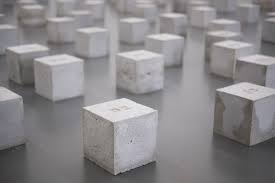
#> input picture Tracking/corners.jpg, 275 x 183 px
$ python threshold.py --input ../Tracking/corners.jpg
#> lines starting #> are read from the running program, lines starting #| are printed output that depends on the picture
from __future__ import print_function
import cv2 as cv
import argparse
max_value = 255
max_type = 4
max_binary_value = 255
trackbar_type = 'Type: \n 0: Binary \n 1: Binary Inverted \n 2: Truncate \n 3: To Zero \n 4: To Zero Inverted'
trackbar_value = 'Value'
window_name = 'Threshold Demo'
def Threshold_Demo(val):
    #0: Binary
    #1: Binary Inverted
    #2: Threshold Truncated
    #3: Threshold to Zero
    #4: Threshold to Zero Inverted
    threshold_type = cv.getTrackbarPos(trackbar_type, window_name)
    threshold_value = cv.getTrackbarPos(trackbar_value, window_name)
    _, dst = cv.threshold(src_gray, threshold_value, max_binary_value, threshold_type )
    cv.imshow(window_name, dst)

parser = argparse.ArgumentParser(description='Code for Basic Thresholding Operations tutorial.')
parser.add_argument('--input', help='Path to input image.', default='stuff.jpg')
args = parser.parse_args()
src = cv.imread(cv.samples.findFile(args.input))
#> src is the input picture: shape (183, 275, 3); mean B, G, R 137.5, 135.2, 137.6
if src is None:
    print('Could not open or find the image: ', args.input)
    exit(0)

# Convert the image to Gray
src_gray = cv.cvtColor(src, cv.COLOR_BGR2GRAY)
cv.namedWindow(window_name)
cv.createTrackbar(trackbar_type, window_name , 3, max_type, Threshold_Demo)
# Create Trackbar to choose Threshold value
cv.createTrackbar(trackbar_value, window_name , 0, max_value, Threshold_Demo)
#> slider 'Value' is set to 85
# Call the function to initialize
Threshold_Demo(0)
#> in Threshold_Demo, `_, dst = cv.threshold(src_gray, threshold_value, max_binary_value, thr..`:
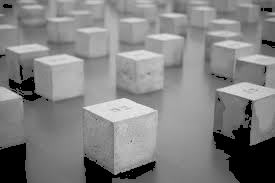
#> dst: shape (183, 275); min 0, max 241, mean 129.3
# Wait until user finishes program
cv.waitKey()
